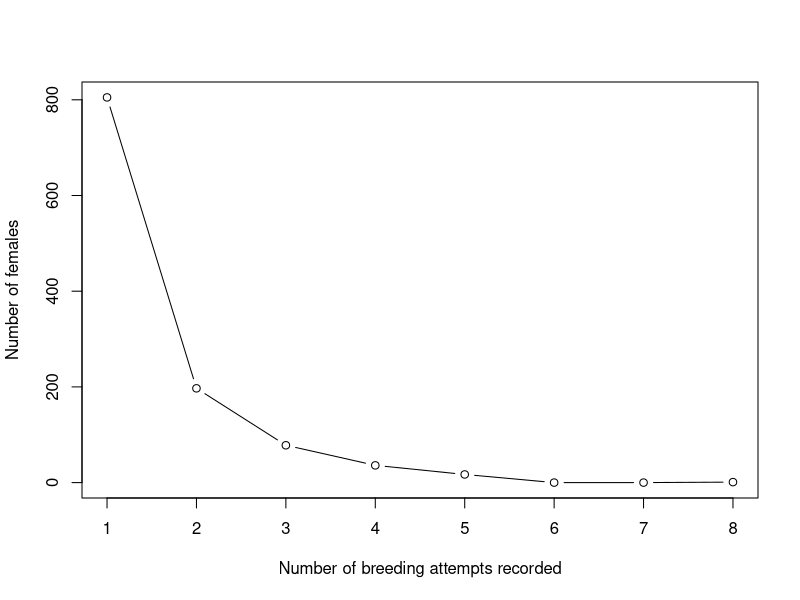

Here is the R script that generated this plot:
########################
### PROOF OF CONCEPT ###
########################

x <- c(1:8)  # Number of breeding attempts
y <- c(805, 197, 78, 36, 17, 0, 0, 1)  # I need to change this so that it directly references the database
brattempts_age <- data.frame(x, y)

plot(brattempts_age, type = "b", xlab="Number of breeding attempts recorded", ylab="Number of females")
